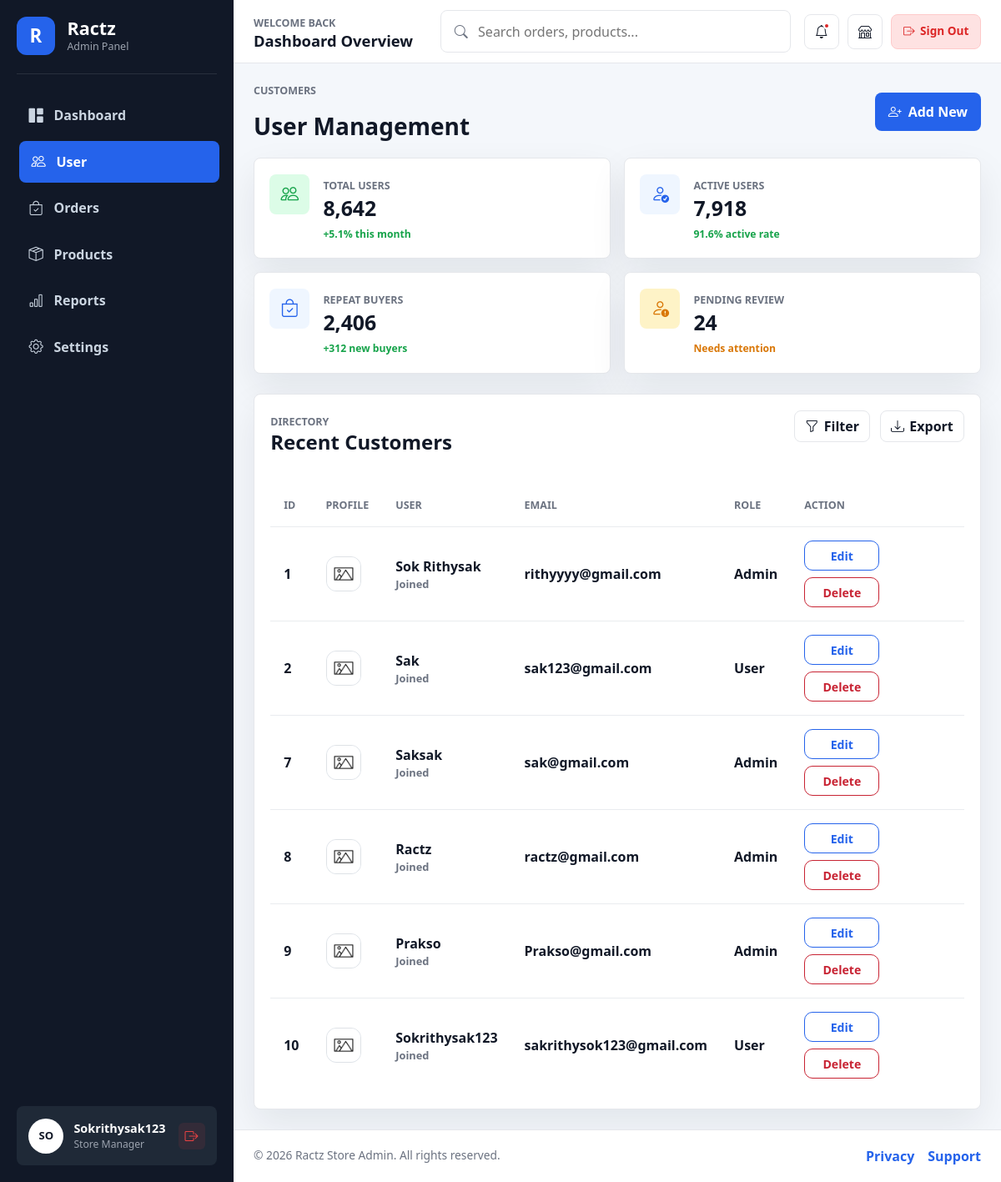
Before: /admin/user (signed in) with the older database file.
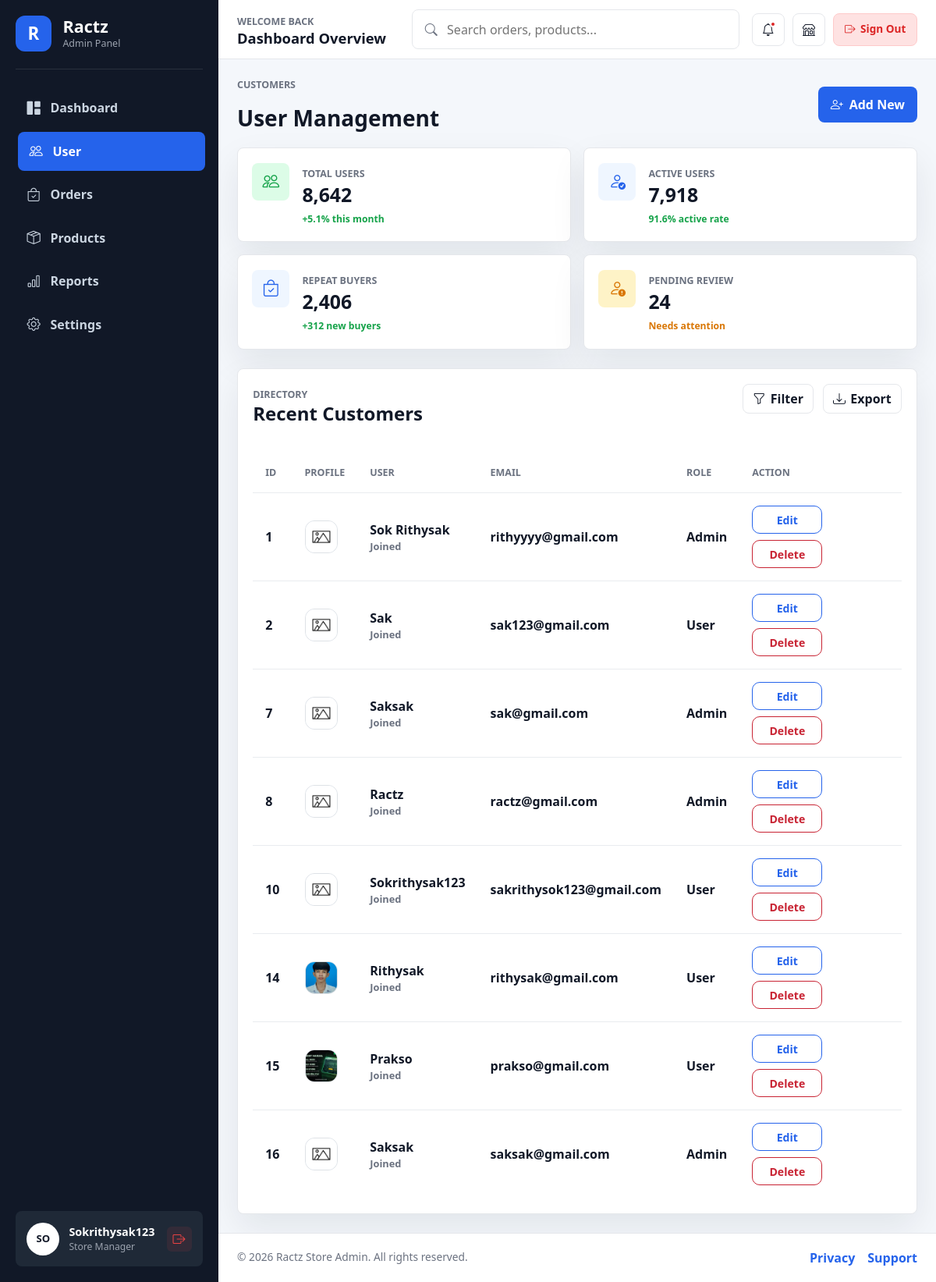
After: the same page with the newer database file.
### app.py (models this page shows)
class User(db.Model):
    id = db.Column(db.Integer, primary_key=True)
    profile = db.Column(db.String(255), nullable=False, default='/static/images/default.png')
    username = db.Column(db.String(80), nullable=False)
    password = db.Column(db.String(255), nullable=False)
    email = db.Column(db.String(120), nullable=False, unique=True)
    role = db.Column(db.String(80), nullable=False)
    status = db.Column(db.String(80), nullable=False, default='Active')

### app.py (the view)
@app.get('/admin/user')
@login_required
def user():
    module = 'user'
    sql = text("SELECT * FROM user")
    result = db.session.execute(sql)
    rows = [dict(row._mapping) for row in result]
    return render_template('admin/user/user.html', module=module, users=rows)

### app.py (called while the page is built)
def login_required(view):
    @wraps(view)
    def wrapped(*args, **kwargs):
        if not session.get("is_login"):
            return redirect(url_for("admin_login", next=request.path))
        return view(*args, **kwargs)
    return wrapped

### templates/admin/user/user.html (shortened to what this page needs)
{% extends 'admin/master.html' %} {% block styles %}
<link
  rel="stylesheet"
  href="{{ url_for('static', filename='user css/user.css') }}"
/>
{% endblock %} {% block content %}
<main class="admin-content">
  <section class="page-heading">
    <div>
      <p>Customers</p>
      <h3>User Management</h3>
    </div>
    <a href="{{ url_for('add_user') }}" class="export-btn">
      <i class="bi bi-person-plus"></i>
      Add New
    </a>
  </section>
  <section class="stats-grid user-stats-grid">
    <article class="stat-card">
      <div class="stat-icon customers"><i class="bi bi-people"></i></div>
      <div>
        <span>Total Users</span>
        <strong>8,642</strong>
        <small class="positive">+5.1% this month</small>
      </div>
    </article>
    <article class="stat-card">
      <div class="stat-icon sales"><i class="bi bi-person-check"></i></div>
      <div>
        <span>Active Users</span>
        <strong>7,918</strong>
        <small class="positive">91.6% active rate</small>
      </div>
    </article>
    <article class="stat-card">
      <div class="stat-icon orders"><i class="bi bi-bag-check"></i></div>
      <div>
        <span>Repeat Buyers</span>
        <strong>2,406</strong>
        <small class="positive">+312 new buyers</small>
      </div>
    </article>
    <article class="stat-card">
      <div class="stat-icon stock">
        <i class="bi bi-person-exclamation"></i>
      </div>
      <div>
        <span>Pending Review</span>
        <strong>24</strong>
        <small class="warning">Needs attention</small>
      </div>
    </article>
  </section>
  <section class="user-grid">
    <article class="panel user-list-panel">
      <div class="panel-header">
        <div>
          <span>Directory</span>
          <h4>Recent Customers</h4>
        </div>
        <div class="panel-actions">
          <button type="button"><i class="bi bi-funnel"></i> Filter</button>
          <button type="button"><i class="bi bi-download"></i> Export</button>
        </div>
      </div>
      <div class="table-responsive">
        <table class="admin-table user-table">
          <thead>
            <tr>
              <th>ID</th>
              <th>Profile</th>
              <th>User</th>
              <th>Email</th>
              <th>Role</th>
              <th>Action</th>
            </tr>
          </thead>
        <tbody>
{% for user in users %}
<tr>
  <td data-label="ID">{{ user.id }}</td>
  <td data-label="Profile">
    <div class="user-cell">
      <img
        src="{% if user.profile and user.profile.startswith('/') %}/{{ user.profile }}{% elif user.profile %}{{ url_for('static', filename='images/' + user.profile) }}{% else %}{{ url_for('static', filename='images/default.png') }}{% endif %}"
        alt="{{ user.username }}"
        onerror="this.onerror=null;this.src='{{ url_for('static', filename='images/default.png') }}'"
        class="user-avatar"
      />
    </div>
  </td>
  <td data-label="User">
    <div class="user-cell">
      <div>
        <strong>{{ user.username }}</strong>
        <small>Joined {{ user.joined_date }}</small>
      </div>
    </div>
  </td>
  <td data-label="Email">{{ user.email }}</td>
  <td data-label="Role">{{ user.role }}</td>
  <td data-label="Action">
    <div class="table-actions">
      <a
        href="{{ url_for('edit_user', user_id=user.id) }}"
        class="btn btn-sm btn-outline-primary"
        aria-label="Edit user"
        >Edit</a
      >
      <a
        href="{{ url_for('conform_delete', user_id=user.id) }}"
        class="btn btn-sm btn-outline-danger"
        >Delete</a
      >
    </div>
  </td>
</tr>
{% endfor %}
        </tbody>
        </table>
      </div>
    </article>
  </section>
</main>
{% endblock %} {% block scripts %} {% endblock %}

### templates/admin/master.html (shortened to what this page needs)
<!doctype html>
<html lang="en">
  <head>
    {% include 'admin/share/header.html' %} {% block styles %}{% endblock %}
  </head>
  <body>
    <div class="admin-layout">
      {% include 'admin/share/sidebar.html' %}
      <div class="admin-main">
        {% include 'admin/share/navbar.html' %}  {% block
        content %}{% endblock %} {% include 'admin/share/footer.html' %}
      </div>
    </div>
  </body>
</html>

### templates/admin/share/header.html (shortened to what this page needs)
    <link
      rel="stylesheet"
      href="{{ url_for('static', filename='style/bootstrap/bootstrap.css') }}"
    />
    <link
      rel="stylesheet"
      href="{{ url_for('static', filename='style/bootstrap/bootstrapIcon.css') }}"
    />
    <link
      rel="stylesheet"
      href="https://cdn.jsdelivr.net/npm/bootstrap-icons@1.11.3/font/bootstrap-icons.css"
    />
    <link
      rel="stylesheet"
      href="{{ url_for('static', filename='admin css/admincss.css') }}"
    />

### templates/admin/share/sidebar.html
      <aside class="admin-sidebar" id="adminSidebar">
<div class="sidebar-brand">
          <span class="brand-mark">R</span>
          <div>
            <h1>Ractz</h1>
            <p>Admin Panel</p>
          </div>
        </div>
        <nav class="sidebar-menu" aria-label="Admin navigation">
          <a href="{{ url_for('dashboard') }}" class="{% if request.endpoint == 'dashboard' %}active{% endif %}">
            <i class="bi bi-grid-1x2-fill"></i>
            <span>Dashboard</span>
          </a>
         <a href="{{ url_for('user') }}" class="{% if request.endpoint == 'user' %}active{% endif %}">
            <i class="bi bi-people"></i>
            <span>User</span>
          </a>
          <a href="#">
            <i class="bi bi-bag-check"></i>
            <span>Orders</span>
          </a>
          <a href="#">
            <i class="bi bi-box-seam"></i>
            <span>Products</span>
          </a>
          <a href="#">
            <i class="bi bi-bar-chart"></i>
            <span>Reports</span>
          </a>
          <a href="#">
            <i class="bi bi-gear"></i>
            <span>Settings</span>
          </a>
        </nav>
        <div class="sidebar-profile">
          <div class="profile-avatar">{{ (session.get('username', 'A')[:2]) | upper }}</div>
          <div>
            <strong>{{ session.get('username', 'Admin User') }}</strong>
            <span>Store Manager</span>
          </div>
          <a href="{{ url_for('admin_logout') }}" class="sidebar-logout-btn" title="Sign out">
            <i class="bi bi-box-arrow-right"></i>
          </a>
        </div>
      </aside>

### templates/admin/share/navbar.html (shortened to what this page needs)
 <nav class="admin-navbar">
          <div class="navbar-title">
            <span>Welcome back</span>
            <h2>Dashboard Overview</h2>
          </div>
          <form class="admin-search" action="#" role="search">
            <i class="bi bi-search"></i>
            <input type="search" placeholder="Search orders, products..." />
          </form>
          <div class="navbar-actions">
            <button type="button" aria-label="Notifications">
              <i class="bi bi-bell"></i>
              <span class="notification-dot"></span>
            </button>
            <a href="{{ url_for('home') }}" aria-label="Visit store" title="Visit Store">
              <i class="bi bi-shop"></i>
            </a>
            <a href="{{ url_for('admin_logout') }}" class="btn-admin-logout" aria-label="Sign out" title="Sign out">
              <i class="bi bi-box-arrow-right"></i>
              <span>Sign Out</span>
            </a>
          </div>
        </nav>

### templates/admin/share/footer.html
        <footer class="admin-footer">
          <p>&copy; 2026 Ractz Store Admin. All rights reserved.</p>
          <div>
            <a href="#">Privacy</a>
            <a href="#">Support</a>
          </div>
        </footer>

### static/user css/user.css (style rules this page uses)
.user-stats-grid { margin-bottom: 1rem; }
.user-grid { display: grid; gap: 1.5rem; grid-template-columns: 1fr; margin-top: 1.5rem; }
.user-list-panel { display: grid; gap: 1rem; width: 100%; }
.panel-actions { display: flex; gap: 0.75rem; flex-wrap: wrap; justify-content: flex-end; }
.user-table { width: 100%; border-collapse: collapse; }
.user-table th, .user-table td { padding: 1rem 1rem; border-bottom: 1px solid #e9ecef; text-align: left; vertical-align: middle; }
.user-cell { display: flex; align-items: center; gap: 0.75rem; }
.user-avatar { width: 42px; height: 42px; border-radius: 12px; object-fit: cover; border: 1px solid #dee2e6; }
.table-actions { display: flex; gap: 0.5rem; flex-wrap: wrap; }

Changed rows visible on the page:
removed User: id "9", profile (placeholder picture), username "Prakso", email "Prakso@gmail.com", role "Admin"
added User: id "14", profile (picture), username "Rithysak", email "rithysak@gmail.com", role "User"
added User: id "15", profile+username (picture), username "Prakso", email "prakso@gmail.com", role "User"
added User: id "16", profile (placeholder picture), username "Saksak", email "saksak@gmail.com", role "Admin"
